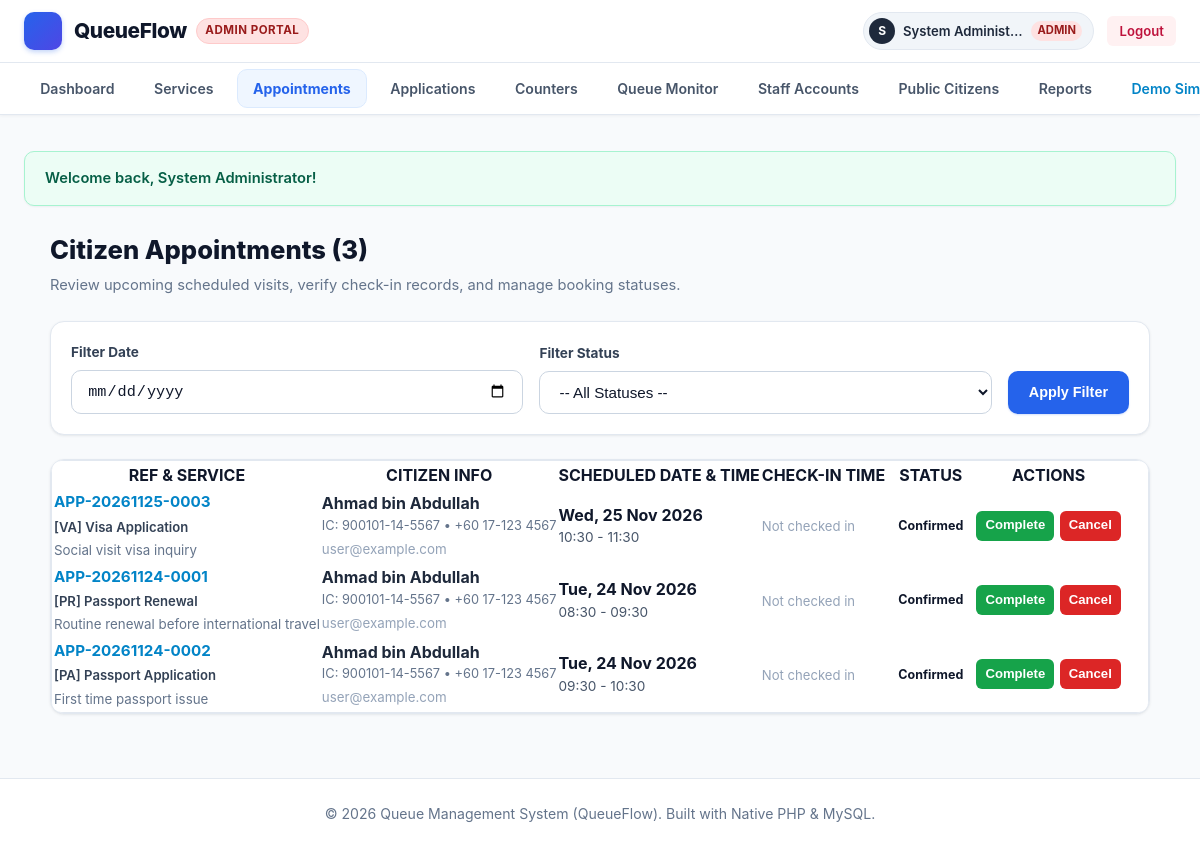
The page /admin/appointments.php (signed in) on the database its author committed.
### tables this page shows
CREATE TABLE `appointments` (
  `id` INT AUTO_INCREMENT PRIMARY KEY,
  `appointment_ref` VARCHAR(50) NOT NULL UNIQUE,
  `user_id` INT NOT NULL,
  `service_id` INT NOT NULL,
  `appointment_date` DATE NOT NULL,
  `time_slot` VARCHAR(30) NOT NULL,
  `remarks` TEXT NULL,
  `status` ENUM('pending', 'confirmed', 'completed', 'cancelled') NOT NULL DEFAULT 'confirmed',
  `check_in_time` DATETIME NULL,
  `created_at` TIMESTAMP DEFAULT CURRENT_TIMESTAMP,
  CONSTRAINT `fk_app_user` FOREIGN KEY (`user_id`) REFERENCES `users` (`id`) ON DELETE CASCADE,
  CONSTRAINT `fk_app_service` FOREIGN KEY (`service_id`) REFERENCES `services` (`id`) ON DELETE CASCADE
);

CREATE TABLE `services` (
  `id` INT AUTO_INCREMENT PRIMARY KEY,
  `code` VARCHAR(10) NOT NULL UNIQUE,
  `name` VARCHAR(100) NOT NULL,
  `description` TEXT NULL,
  `est_duration` INT NOT NULL DEFAULT 15,
  `status` ENUM('active', 'inactive') NOT NULL DEFAULT 'active',
  `created_at` TIMESTAMP DEFAULT CURRENT_TIMESTAMP
);

CREATE TABLE `users` (
  `id` INT AUTO_INCREMENT PRIMARY KEY,
  `username` VARCHAR(50) NOT NULL UNIQUE,
  `email` VARCHAR(100) NULL UNIQUE,
  `password` VARCHAR(255) NOT NULL,
  `full_name` VARCHAR(100) NOT NULL,
  `ic_passport` VARCHAR(50) NULL,
  `phone` VARCHAR(30) NULL,
  `role` ENUM('admin', 'staff', 'user') NOT NULL DEFAULT 'user',
  `status` ENUM('active', 'inactive') NOT NULL DEFAULT 'active',
  `created_at` TIMESTAMP DEFAULT CURRENT_TIMESTAMP
);

### admin/appointments.php (the view, shortened to what this page needs)
<?php
require_once __DIR__ . '/../includes/functions.php';
$pdo = getDBConnection();
$dateFilter = $_GET['date'] ?? '';
$sql = "
    SELECT a.*, u.full_name as user_name, u.email as user_email, u.phone as user_phone, u.ic_passport as user_ic, s.name as service_name, s.code as service_code
    FROM appointments a
    JOIN users u ON a.user_id = u.id
    JOIN services s ON a.service_id = s.id
    WHERE 1=1
";
$params = [];
$sql .= " ORDER BY a.appointment_date DESC, a.time_slot ASC";
$stmt = $pdo->prepare($sql);
$stmt->execute($params);
$appointments = $stmt->fetchAll();
require_once __DIR__ . '/../includes/header.php';
?>
<div style="max-width: 1100px; margin: 1.5rem auto;">
    <div style="display: flex; justify-content: space-between; align-items: center; margin-bottom: 1.5rem; flex-wrap: wrap; gap: 1rem;">
        <div>
            <h1 style="font-size: 1.6rem; font-weight: 800; color: #0f172a; margin-bottom: 0.25rem;">
                Citizen Appointments (<?php echo count($appointments); ?>)
            </h1>
            <p style="color: var(--text-muted); font-size: 0.92rem; margin: 0;">
                Review upcoming scheduled visits, verify check-in records, and manage booking statuses.
            </p>
        </div>
    </div>
    <div class="card" style="padding: 1.25rem; margin-bottom: 1.5rem;">
        <form method="GET" action="appointments.php" style="display: flex; gap: 1rem; align-items: flex-end; flex-wrap: wrap;">
            <div style="flex: 1; min-width: 180px;">
                <label class="form-label" for="date" style="font-size: 0.85rem;">Filter Date</label>
                <input type="date" id="date" name="date" class="form-control" value="<?php echo e($dateFilter); ?>">
            </div>
            <div style="flex: 1; min-width: 180px;">
                <label class="form-label" for="status" style="font-size: 0.85rem;">Filter Status</label>
                <select id="status" name="status" class="form-control">
                    <option value="">-- All Statuses --</option>
                </select>
            </div>
            <button type="submit" class="btn btn-primary" style="padding: 0.65rem 1.25rem;">
                <?php echo getIcon('search', 14); ?> Apply Filter
            </button>
        </form>
    </div>
    <div class="card" style="padding: 0; overflow: hidden;">
        <div class="table-responsive">
            <table class="data-table">
                <thead>
                    <tr>
                        <th>REF & SERVICE</th>
                        <th>CITIZEN INFO</th>
                        <th>SCHEDULED DATE & TIME</th>
                        <th>CHECK-IN TIME</th>
                        <th>STATUS</th>
                        <th>ACTIONS</th>
                    </tr>
                </thead>
                <tbody>
                    <?php if (empty($appointments)): ?>
                        <tr>
                            <td colspan="6" style="text-align: center; padding: 3rem 1rem; color: #94a3b8;">
                                No appointments found matching your filter.
                            </td>
                        </tr>
                    <?php else: ?>
                        <?php foreach ($appointments as $a): ?>
                            <tr>
                                <td>
                                    <strong style="color: #0284c7; font-size: 0.95rem;"><?php echo e($a['appointment_ref']); ?></strong>
                                    <div style="font-size: 0.82rem; font-weight: 600; color: #334155; margin-top: 0.15rem;">
                                        [<?php echo e($a['service_code']); ?>] <?php echo e($a['service_name']); ?>
                                    </div>
                                    <?php if (!empty($a['remarks'])): ?>
                                        <small style="color: #64748b;"><?php echo e($a['remarks']); ?></small>
                                    <?php endif; ?>
                                </td>
                                <td>
                                    <div style="font-weight: 700; color: #1e293b;"><?php echo e($a['user_name']); ?></div>
                                    <div style="font-size: 0.8rem; color: #64748b;">
                                        IC: <?php echo e($a['user_ic']); ?> &bull; <?php echo e($a['user_phone']); ?>
                                    </div>
                                    <small style="color: #94a3b8;"><?php echo e($a['user_email']); ?></small>
                                </td>
                                <td>
                                    <div style="font-weight: 700; color: #0f172a;"><?php echo date('D, d M Y', strtotime($a['appointment_date'])); ?></div>
                                    <div style="font-size: 0.85rem; color: #475569;"><?php echo e($a['time_slot']); ?></div>
                                </td>
                                <td>
                                    <?php if ($a['check_in_time']): ?>
                                        <span style="color: #16a34a; font-weight: 700; font-size: 0.85rem;">
                                            <?php echo getIcon('check', 12); ?> <?php echo date('h:i A', strtotime($a['check_in_time'])); ?>
                                        </span>
                                    <?php else: ?>
                                        <span style="color: #94a3b8; font-size: 0.82rem;">Not checked in</span>
                                    <?php endif; ?>
                                </td>
                                <td><?php echo renderStatusBadge($a['status']); ?></td>
                                <td>
                                    <form method="POST" action="appointments.php" style="display: flex; gap: 0.35rem; margin: 0;">
                                        <?php if ($a['status'] === 'confirmed'): ?>
                                            <button type="submit" name="status" value="completed" class="btn btn-sm" style="background:#16a34a; color:#fff; padding: 0.3rem 0.5rem;" title="Mark Completed">
                                                Complete
                                            </button>
                                            <button type="submit" name="status" value="cancelled" class="btn btn-danger btn-sm" style="padding: 0.3rem 0.5rem;" title="Cancel Booking">
                                                Cancel
                                            </button>
                                        <?php elseif ($a['status'] === 'cancelled'): ?>
                                            <button type="submit" name="status" value="confirmed" class="btn btn-secondary btn-sm" style="padding: 0.3rem 0.5rem;">
                                                Re-confirm
                                            </button>
                                        <?php else: ?>
                                            <span style="color: #94a3b8; font-size: 0.8rem;">-</span>
                                        <?php endif; ?>
                                    </form>
                                </td>
                            </tr>
                        <?php endforeach; ?>
                    <?php endif; ?>
                </tbody>
            </table>
        </div>
    </div>
</div>
<?php require_once __DIR__ . '/../includes/footer.php'; ?>

### includes/functions.php (shortened to what this page needs)
<?php
function e($value) {
    return htmlspecialchars((string)$value, ENT_QUOTES, 'UTF-8');
}
function displayFlash() {
    $output = '';
    if (isset($_SESSION['flash_success'])) {
        $output .= '<div class="alert alert-success">' . getIcon('check-circle') . ' <span>' . e($_SESSION['flash_success']) . '</span></div>';
    }
    return $output;
}
function renderStatusBadge($status) {
    $badges = [
        'waiting'      => '<span class="badge badge-waiting"><span class="badge-dot dot-waiting"></span>' . getIcon('clock', 13) . ' Waiting</span>',
        'calling'      => '<span class="badge badge-calling"><span class="badge-dot dot-calling"></span>' . getIcon('bell', 13) . ' Calling</span>',
        'serving'      => '<span class="badge badge-serving"><span class="badge-dot dot-serving"></span>' . getIcon('play-circle', 13) . ' Serving</span>',
        'completed'    => '<span class="badge badge-completed"><span class="badge-dot dot-completed"></span>' . getIcon('check-circle', 13) . ' Completed</span>',
        'skipped'      => '<span class="badge badge-skipped"><span class="badge-dot dot-skipped"></span>' . getIcon('slash', 13) . ' Skipped</span>',
        'open'         => '<span class="badge badge-open"><span class="badge-dot dot-open"></span>' . getIcon('check', 13) . ' Open</span>',
        'closed'       => '<span class="badge badge-closed"><span class="badge-dot dot-closed"></span>' . getIcon('x', 13) . ' Closed</span>',
        'active'       => '<span class="badge badge-active"><span class="badge-dot dot-open"></span> Active</span>',
        'inactive'     => '<span class="badge badge-inactive"><span class="badge-dot dot-closed"></span> Inactive</span>',
        'confirmed'    => '<span class="badge badge-completed"><span class="badge-dot dot-completed"></span> Confirmed</span>',
        'pending'      => '<span class="badge badge-waiting"><span class="badge-dot dot-waiting"></span> Pending</span>',
        'cancelled'    => '<span class="badge badge-skipped"><span class="badge-dot dot-skipped"></span> Cancelled</span>',
        'approved'     => '<span class="badge badge-completed"><span class="badge-dot dot-completed"></span> Approved</span>',
        'submitted'    => '<span class="badge badge-calling"><span class="badge-dot dot-calling"></span> Submitted</span>',
        'under_review' => '<span class="badge badge-waiting"><span class="badge-dot dot-waiting"></span> Under Review</span>',
        'rejected'     => '<span class="badge badge-skipped"><span class="badge-dot dot-skipped"></span> Rejected</span>',
    ];
    return $badges[$status] ?? '<span class="badge">' . e(ucfirst($status)) . '</span>';
}
function getIcon($name, $size = 18, $class = "icon") {
    return $icons[$name] ?? '';
}

### assets/css/style.css (style rules this page uses)
:root { --primary: #2563eb; --primary-hover: #1d4ed8; --primary-light: #eff6ff; --primary-border: #bfdbfe; --indigo: #4f46e5; --indigo-light: #eef2ff; --purple: #7c3aed; --purple-light: #f5f3ff; --success: #059669; --success-light: #ecfdf5; --success-border: #a7f3d0; --warning: #d97706; --warning-light: #fffbeb; --warning-border: #fde68a; --danger: #dc2626; --danger-light: #fef2f2; --danger-border: #fecaca; --slate-50: #f8fafc; --slate-100: #f1f5f9; --slate-200: #e2e8f0; --slate-300: #cbd5e1; --slate-400: #94a3b8; --slate-500: #64748b; --slate-600: #475569; --slate-700: #334155; --slate-800: #1e293b; --slate-900: #0f172a; --bg-body: #f8fafc; --bg-card: #ffffff; --text-main: #0f172a; --text-muted: #64748b; --shadow-xs: 0 1px 2px 0 rgba(15, 23, 42, 0.05); --shadow-sm: 0 1px 3px 0 rgba(15, 23, 42, 0.07), 0 1px 2px -1px rgba(15, 23, 42, 0.05); --shadow-md: 0 4px 6px -1px rgba(15, 23, 42, 0.08), 0 2px 4px -2px rgba(15, 23, 42, 0.04); --shadow-lg: 0 10px 15px -3px rgba(15, 23, 42, 0.08), 0 4px 6px -4px rgba(15, 23, 42, 0.03); --shadow-xl: 0 20px 25px -5px rgba(15, 23, 42, 0.08), 0 8px 10px -6px rgba(15, 23, 42, 0.03); --radius-xs: 4px; --radius-sm: 6px; --radius-md: 10px; --radius-lg: 14px; --radius-pill: 9999px; }
* { box-sizing: border-box; margin: 0; padding: 0; }
body { font-family: -apple-system, BlinkMacSystemFont, "Segoe UI", Roboto, "Helvetica Neue", Arial, sans-serif; background-color: var(--bg-body); color: var(--text-main); line-height: 1.55; min-height: 100vh; display: flex; flex-direction: column; -webkit-font-smoothing: antialiased; }
.card { background: var(--bg-card); border: 1px solid var(--slate-200); border-radius: var(--radius-lg); box-shadow: var(--shadow-sm); padding: 1.75rem; margin-bottom: 1.75rem; transition: box-shadow 0.2s ease, border-color 0.2s ease; }
.badge { display: inline-flex; align-items: center; gap: 0.4rem; font-size: 0.78rem; font-weight: 700; padding: 0.25rem 0.7rem; border-radius: var(--radius-pill); text-transform: capitalize; white-space: nowrap; }
.btn { display: inline-flex; align-items: center; justify-content: center; gap: 0.45rem; padding: 0.55rem 1.15rem; font-size: 0.9rem; font-weight: 600; border-radius: var(--radius-md); border: 1px solid transparent; cursor: pointer; transition: all 0.15s ease-in-out; text-decoration: none; line-height: 1.4; }
.btn-primary { background: var(--primary); color: #ffffff; box-shadow: 0 1px 2px rgba(37, 99, 235, 0.2); }
.btn-danger { background: var(--danger); color: #ffffff; }
.btn-sm { padding: 0.32rem 0.7rem; font-size: 0.82rem; border-radius: var(--radius-sm); }
.table-responsive { width: 100%; overflow-x: visible; border-radius: var(--radius-md); border: 1px solid var(--slate-200); background: #ffffff; }
.form-label { display: block; font-size: 0.88rem; font-weight: 700; color: var(--slate-700); margin-bottom: 0.45rem; }
.form-control { width: 100%; padding: 0.68rem 0.95rem; font-size: 0.95rem; border: 1px solid var(--slate-300); border-radius: var(--radius-md); background-color: #ffffff; color: var(--slate-900); outline: none; transition: border-color 0.15s, box-shadow 0.15s; }
.alert { padding: 0.95rem 1.25rem; border-radius: var(--radius-md); margin-bottom: 1.5rem; display: flex; align-items: center; gap: 0.75rem; font-size: 0.92rem; font-weight: 600; box-shadow: var(--shadow-xs); }
.alert-success { background: var(--success-light); color: #065f46; border: 1px solid var(--success-border); }

### rows shown on the page
appointments: appointment_ref "APP-20261125-0003", service.code "VA", service.name "Visa Application", remarks "Social visit visa inquiry", user.full_name "Ahmad bin Abdullah", user.ic_passport "900101-14-5567", user.phone "+60 17-123 4567", user.email "user@example.com", appointment_date "Wed, 25 Nov 2026", time_slot "10:30 - 11:30", shows "Not checked in", status "Confirmed", shows "Complete"
appointments: appointment_ref "APP-20261124-0001", service.code "PR", service.name "Passport Renewal", remarks "Routine renewal before international travel", user.full_name "Ahmad bin Abdullah", user.ic_passport "900101-14-5567", user.phone "+60 17-123 4567", user.email "user@example.com", appointment_date "Tue, 24 Nov 2026", time_slot "08:30 - 09:30", shows "Not checked in", status "Confirmed", shows "Complete"
appointments: appointment_ref "APP-20261124-0002", service.code "PA", service.name "Passport Application", remarks "First time passport issue", user.full_name "Ahmad bin Abdullah", user.ic_passport "900101-14-5567", user.phone "+60 17-123 4567", user.email "user@example.com", appointment_date "Tue, 24 Nov 2026", time_slot "09:30 - 10:30", shows "Not checked in", status "Confirmed", shows "Complete"

### other values the page prints
substr($user['full_name'], 0, 1) "S"
$user['full_name'] "System Administ…"
$user['role'] "ADMIN"
$_SESSION['flash_success'] "Welcome back, System Administrator!"
count($appointments) "3"
